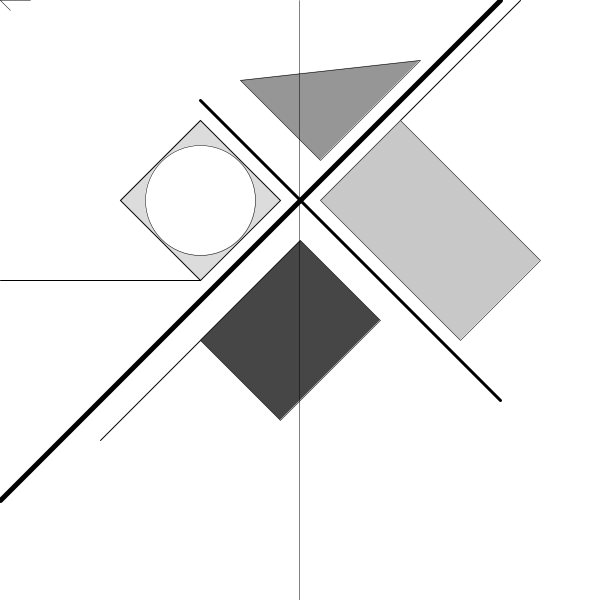
Frame 1 (no input)
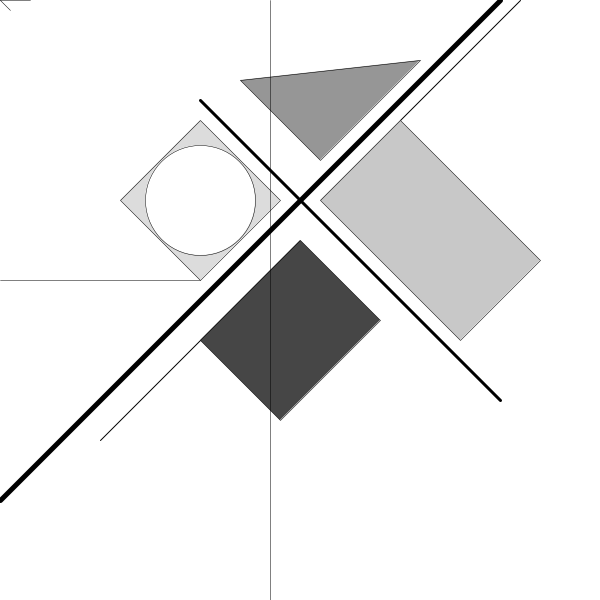
Frame 60 (the mouse pressed at the canvas centre just before this capture)
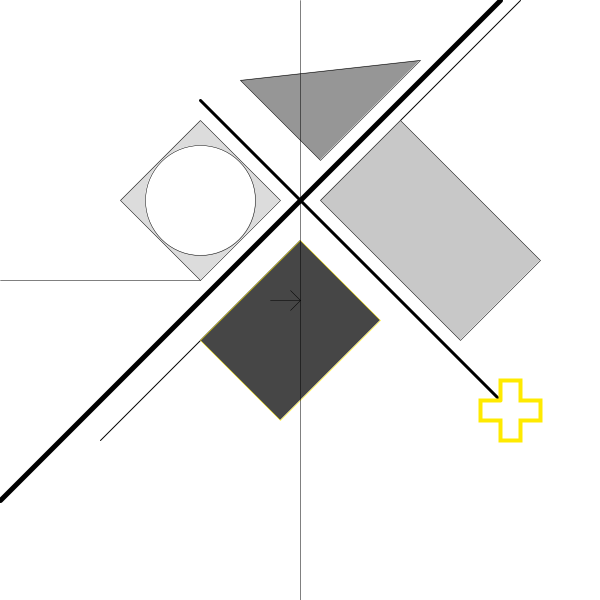
Frame 120 (the mouse held since frame 60 and released just before this capture)

The Processing sketch that drew these frames (run headless with seeded random() and noise(); from frame 60 on, the mouse is pressed at the canvas centre):

// Processing sketch: processing_14383
// ── processing_14383.pde

int col;
int f;
int offset = 10;
float x;
void setup() {
 size(600,600);
 background(255);
  x =width/2;
 //quad(120,200,200,120,280,200,200,280);
 smooth();
 fill(220);
 quad(120,200,200,120,280,200,200,280);
  //straightline
  smooth();
  line(0,280,200,280);
strokeWeight(1);
 line(400,120,520,0);
 line(200,340,100,440);
strokeWeight(5);
  line(0,500,500,0);
  strokeWeight(3);
  line(200,100,500,400);
  strokeWeight(1);
smooth();
noFill();
}
void draw(){ 
background(255); 
fill(220);
quad(120,200,200,120,280,200,200,280);


 //straightline
smooth();
line(0,280,200,280);
strokeWeight(1);
line(400,120,520,0);
line(200,340,100,440);
strokeWeight(5);
line(0,500,500,0);
strokeWeight(3);
line(200,100,500,400);
strokeWeight(2);

//cross view
if (mousePressed && insideQuad (200,340,300,240,380,320,280,420)) 
 {  fill(255);
 strokeWeight(4);
 stroke(255,234,0);
   beginShape();
vertex(500,400);
vertex(500,380);
vertex(520,380);
vertex(520,400);
vertex(540,400);
vertex(540,420);
vertex(520,420);
vertex(520,440);
vertex(500,440);
vertex(500,420);
vertex(480,420);
vertex(480,400);
vertex(500,400);
endShape();}
fill(70);
strokeWeight(0.5);
quad(200,340,300,240,380,320,280,420);

 //triangle key operation 
if (keyPressed == true) 
{fill(220);smooth();fill(237,20,23); quad(120,200,200,120,280,200,200,280);}
else{fill(255);stroke(0);smooth(); ellipse(200,200,110,110);}
  
//triangle mouse operation
fill(150);
if (mousePressed && insideTriangle(240,80,420,60,320,160)) 
  fill(0,81,255);
triangle(240,80,420,60,320,160);
  smooth();
//quad mouse operation
if (mousePressed && insideQuad (320,200,400,120,540,260,460,340)) {f = 255;}
  else { f= 200; }
  fill(f);
  quad(320,200,400,120,540,260,460,340);
  //find the cursor  
  if (mouseX > x) {
    x += 0.5;
    offset = -10;
  }
  if (mouseX < x) {
    x -=0.5;
    offset =10;
  }
  line(x, 0,x,height);
  line(mouseX,mouseY,mouseX + offset, mouseY - 10);
  line(mouseX,mouseY,mouseX + offset, mouseY + 10);
  line(mouseX,mouseY,mouseX + offset*3,mouseY);
}

boolean insideQuad(float a0, float b0, float a1, float b1, float a2, float b2, float a3, float b3) {
return insideTriangle(a0, b0, a1, b1, a2, b2) || insideTriangle(a2, b2, a3, b3, a0, b0);}
boolean insideTriangle(float a0, float b0, float a1, float b1, float a2, float b2) {

  // Compute vectors        
  float da0 = a1 - a0;
  float db0 = b1 - b0;

  float da1 = a2 - a0;
  float db1 = b2 - b0;

  float da2 = mouseX - a0;
  float db2 = mouseY - b0;

  // Compute dot products
  float dt00 = da0 * da0 + db0 * db0;
  float dt01 = da0 * da1 + db0 * db1;
  float dt02 = da0 * da2 + db0 * db2;
  float dt11 = da1 * da1 + db1 * db1;
  float dt12 = da1 * da2 + db1 * db2;

  // Compute barycentric coordinates
  float invDenom = 1.0f / (dt00 * dt11 - dt01 * dt01);
  float w = (dt11 * dt02 - dt01 * dt12) * invDenom;
  float z = (dt00 * dt12 - dt01 * dt02) * invDenom;

  // Check if point is in triangle
  return (w > 0) && (z > 0) && (w + z < 1);
}
